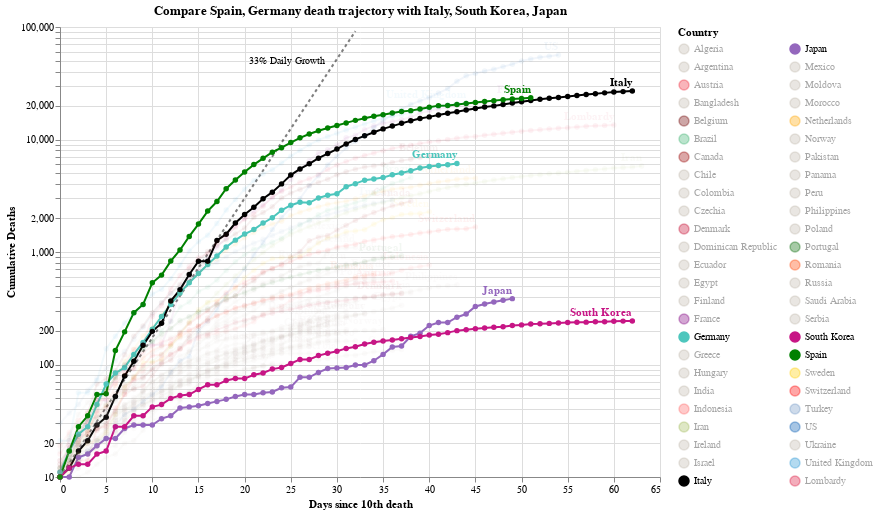

Source (notebook cell):
### Code cell
#hide_input
chart2 = make_since_chart(['Spain', 'Germany'])
chart2

### Figure 1 — Vega-Lite specification as saved in the notebook (floating-point values rounded to 4 significant figures; data arrays with more than 128 entries replaced by an {"elided": "..."} marker saying what was removed)
{"config": {"view": {"continuousWidth": 400, "continuousHeight": 300}}, "layer": [{"mark": {"type": "line", "color": "black", "opacity": 0.5, "strokeDash": [3, 3]}, "encoding": {"x": {"type": "quantitative", "field": "Days since 10th death"}, "y": {"type": "quantitative", "field": "Confirmed Cases"}}}, {"mark": {"type": "text", "align": "right", "dx": -30, "dy": 30, "fontSize": 10, "text": "33% Daily Growth"}, "encoding": {"x": {"type": "quantitative", "field": "Days since 10th death"}, "y": {"type": "quantitative", "field": "Confirmed Cases"}}, "transform": [{"filter": "(datum['Days since 10th death'] >= 32)"}]}, {"data": {"name": "data-26c67e37831bf126f5133336582368fe"}, "mark": {"type": "line", "point": true}, "encoding": {"color": {"type": "nominal", "field": "Country", "legend": {"columns": 2, "symbolLimit": 100}, "scale": {"domain": ["Algeria", "Argentina", "Austria", "Bangladesh", "Belgium", "Brazil", "Canada", "Chile", "Colombia", "Czechia", "Denmark", "Dominican Republic", "Ecuador", "Egypt", "Finland", "France", "Germany", "Greece", "Hungary", "India", "Indonesia", "Iran", "Ireland", "Israel", "Italy", "Japan", "Mexico", "Moldova", "Morocco", "Netherlands", "Norway", "Pakistan", "Panama", "Peru", "Philippines", "Poland", "Portugal", "Romania", "Russia", "Saudi Arabia", "Serbia", "South Korea", "Spain", "Sweden", "Switzerland", "Turkey", "US", "Ukraine", "United Kingdom", "Lombardy"], "range": ["#C1B7AD", "#C1B7AD", "#ED2939", "#C1B7AD", "#6f0000", "mediumseagreen", "#990000", "#C1B7AD", "#C1B7AD", "#C1B7AD", "#C60C30", "#C1B7AD", "#C1B7AD", "#C1B7AD", "#C1B7AD", "purple", "#4DC6BD", "#C1B7AD", "#C1B7AD", "#C1B7AD", "#FF6666", "#A1BA59", "#C1B7AD", "#C1B7AD", "black", "#9467bd", "#C1B7AD", "#C1B7AD", "#C1B7AD", "orange", "#C1B7AD", "#C1B7AD", "#C1B7AD", "#C1B7AD", "#C1B7AD", "#C1B7AD", "#006600", "#FF4500", "#C1B7AD", "#C1B7AD", "#C1B7AD", "#C71585", "green", "#FFCD00", "#ff0000", "#7499c7", "#0059B3", "#C1B7AD", "#2495D3", "#DC143C"]}}, "opacity": {"condition": {"value": 1, "selection": "selector002"}, "value": 0.05}, "tooltip": [{"type": "nominal", "field": "Country"}, {"type": "temporal", "field": "Date"}, {"type": "quantitative", "field": "Confirmed Cases"}, {"type": "quantitative", "field": "Days since 10th death"}], "x": {"type": "quantitative", "field": "Days since 10th death"}, "y": {"type": "quantitative", "axis": {"title": "Cumulative Deaths"}, "field": "Confirmed Cases", "scale": {"type": "log"}}}, "height": 450, "selection": {"selector002": {"type": "multi", "fields": ["Country"], "bind": "legend", "init": [{"Country": "Spain"}, {"Country": "Germany"}, {"Country": "Italy"}, {"Country": "South Korea"}, {"Country": "Japan"}]}}, "width": 600}, {"data": {"name": "data-26c67e37831bf126f5133336582368fe"}, "mark": {"type": "text", "align": "right", "dy": -8, "fontWeight": "bold"}, "encoding": {"color": {"type": "nominal", "field": "Country", "legend": {"columns": 2, "symbolLimit": 100}, "scale": {"domain": ["Algeria", "Argentina", "Austria", "Bangladesh", "Belgium", "Brazil", "Canada", "Chile", "Colombia", "Czechia", "Denmark", "Dominican Republic", "Ecuador", "Egypt", "Finland", "France", "Germany", "Greece", "Hungary", "India", "Indonesia", "Iran", "Ireland", "Israel", "Italy", "Japan", "Mexico", "Moldova", "Morocco", "Netherlands", "Norway", "Pakistan", "Panama", "Peru", "Philippines", "Poland", "Portugal", "Romania", "Russia", "Saudi Arabia", "Serbia", "South Korea", "Spain", "Sweden", "Switzerland", "Turkey", "US", "Ukraine", "United Kingdom", "Lombardy"], "range": ["#C1B7AD", "#C1B7AD", "#ED2939", "#C1B7AD", "#6f0000", "mediumseagreen", "#990000", "#C1B7AD", "#C1B7AD", "#C1B7AD", "#C60C30", "#C1B7AD", "#C1B7AD", "#C1B7AD", "#C1B7AD", "purple", "#4DC6BD", "#C1B7AD", "#C1B7AD", "#C1B7AD", "#FF6666", "#A1BA59", "#C1B7AD", "#C1B7AD", "black", "#9467bd", "#C1B7AD", "#C1B7AD", "#C1B7AD", "orange", "#C1B7AD", "#C1B7AD", "#C1B7AD", "#C1B7AD", "#C1B7AD", "#C1B7AD", "#006600", "#FF4500", "#C1B7AD", "#C1B7AD", "#C1B7AD", "#C71585", "green", "#FFCD00", "#ff0000", "#7499c7", "#0059B3", "#C1B7AD", "#2495D3", "#DC143C"]}}, "opacity": {"condition": {"value": 1, "selection": "selector002"}, "value": 0.05}, "text": {"type": "nominal", "field": "Country"}, "tooltip": [{"type": "nominal", "field": "Country"}, {"type": "temporal", "field": "Date"}, {"type": "quantitative", "field": "Confirmed Cases"}, {"type": "quantitative", "field": "Days since 10th death"}], "x": {"type": "quantitative", "field": "Days since 10th death"}, "y": {"type": "quantitative", "axis": {"title": "Cumulative Deaths"}, "field": "Confirmed Cases", "scale": {"type": "log"}}}, "height": 450, "transform": [{"filter": "(datum['Date'] >= 1587945600000)"}], "width": 600}], "data": {"name": "data-0a6188da4b4d8d0acbf23ae2b2e41aa8"}, "title": "Compare Spain, Germany death trajectory with Italy, South Korea, Japan", "$schema": "https://vega.github.io/schema/vega-lite/v4.8.1.json", "datasets": {"data-0a6188da4b4d8d0acbf23ae2b2e41aa8": [{"Days since 10th death": 0, "Confirmed Cases": 10.0}, {"Days since 10th death": 1, "Confirmed Cases": 13.3}, {"Days since 10th death": 2, "Confirmed Cases": 17.69}, {"Days since 10th death": 3, "Confirmed Cases": 23.53}, {"Days since 10th death": 4, "Confirmed Cases": 31.29}, {"Days since 10th death": 5, "Confirmed Cases": 41.62}, {"Days since 10th death": 6, "Confirmed Cases": 55.35}, {"Days since 10th death": 7, "Confirmed Cases": 73.61}, {"Days since 10th death": 8, "Confirmed Cases": 97.91}, {"Days since 10th death": 9, "Confirmed Cases": 130.2}, {"Days since 10th death": 10, "Confirmed Cases": 173.2}, {"Days since 10th death": 11, "Confirmed Cases": 230.3}, {"Days since 10th death": 12, "Confirmed Cases": 306.4}, {"Days since 10th death": 13, "Confirmed Cases": 407.4}, {"Days since 10th death": 14, "Confirmed Cases": 541.9}, {"Days since 10th death": 15, "Confirmed Cases": 720.7}, {"Days since 10th death": 16, "Confirmed Cases": 958.6}, {"Days since 10th death": 17, "Confirmed Cases": 1275.0}, {"Days since 10th death": 18, "Confirmed Cases": 1696.0}, {"Days since 10th death": 19, "Confirmed Cases": 2255.0}, {"Days since 10th death": 20, "Confirmed Cases": 2999.0}, {"Days since 10th death": 21, "Confirmed Cases": 3989.0}, {"Days since 10th death": 22, "Confirmed Cases": 5306.0}, {"Days since 10th death": 23, "Confirmed Cases": 7056.0}, {"Days since 10th death": 24, "Confirmed Cases": 9385.0}, {"Days since 10th death": 25, "Confirmed Cases": 12480.0}, {"Days since 10th death": 26, "Confirmed Cases": 16600.0}, {"Days since 10th death": 27, "Confirmed Cases": 22080.0}, {"Days since 10th death": 28, "Confirmed Cases": 29370.0}, {"Days since 10th death": 29, "Confirmed Cases": 39060.0}, {"Days since 10th death": 30, "Confirmed Cases": 51950.0}, {"Days since 10th death": 31, "Confirmed Cases": 69090.0}, {"Days since 10th death": 32, "Confirmed Cases": 91890.0}], "data-26c67e37831bf126f5133336582368fe": {"elided": "1938 records"}}}
